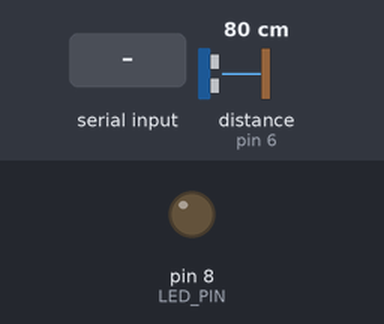
The sketch below on a simulated Arduino Uno, built with avr-gcc and run on an emulated ATmega328P. Parts: output pins drawn as LEDs (lit = HIGH). Wiring (inferred from the names in the program): ultrasonic range finder: trigger pin 7; echo pin 6. Dashed ring = blinking. The inputs (shaded band) are chosen by the test bench; at power-on: distance to the obstacle (sensor on pin 6) 80 cm. The echo pulse lasts 58.3 µs per cm; pins used as bus, display or sensor lines are not drawn.

Above: at 1.2 s.
1.3 s: "sos\n" received over Serial
At 1.7 s:
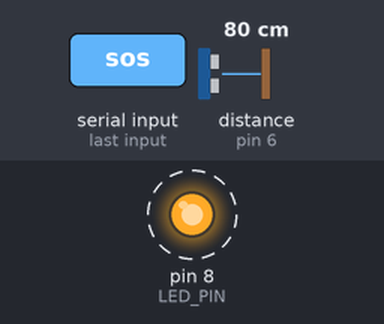
4.3 s: "stop\n" received over Serial
At 5.1 s:
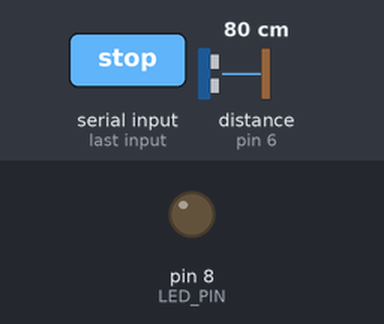
Timing chart, 0 to 7.3 s (numbered marks = the images above; inputs shaded):
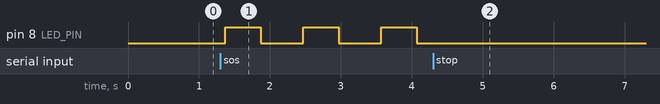

Measured:
- after the input at 1.3 s, pin 8 (LED_PIN): alternates HIGH for 0.50 s and LOW for 0.60 s, starting after 0.07 s
- after the input at 4.3 s, pin 8 (LED_PIN): stops changing and stays LOW

The sketch:

as..ino
```cpp
#define TRIGGER_PIN 7   // Trigger pin for ultrasonic sensor
#define ECHO_PIN 6      // Echo pin for ultrasonic sensor
#define LED_PIN 8       // LED pin

bool sosMode = false;   // LED blinking control
int currentState = 0;   // To track the current "yes" or "no" state

void setup() {
  pinMode(TRIGGER_PIN, OUTPUT);
  pinMode(ECHO_PIN, INPUT);
  pinMode(LED_PIN, OUTPUT);
  Serial.begin(9600);
}

void loop() {
  // Check for serial input (sos/stop command)
  if (Serial.available() > 0) {
    String command = Serial.readStringUntil('\n');
    if (command == "sos") {
      sosMode = true;
    } else if (command == "stop") {
      sosMode = false;
      digitalWrite(LED_PIN, LOW);  // Turn off LED immediately
    }
  }

  // Handle LED blinking if in sos mode
  if (sosMode) {
    digitalWrite(LED_PIN, HIGH);
    delay(500);
    digitalWrite(LED_PIN, LOW);
    delay(500);
  } else {
    // Measure distance using the ultrasonic sensor
    long duration, distance;
    digitalWrite(TRIGGER_PIN, LOW);
    delayMicroseconds(2);
    digitalWrite(TRIGGER_PIN, HIGH);
    delayMicroseconds(10);
    digitalWrite(TRIGGER_PIN, LOW);
    duration = pulseIn(ECHO_PIN, HIGH);
    distance = (duration / 2) / 29.1;

    // Determine and print the correct message based on the distance
    if (distance <= 20 && currentState != 1) {
      Serial.println("yes");
      currentState = 1;
    } else if (distance > 20 && distance <= 50 && currentState != 2) {
      Serial.println("no");
      currentState = 2;
    } else if (distance > 50 && currentState != 0) {
      currentState = 0;
    }
  }

  delay(100);  // Small delay to prevent excessive processing
}
```
